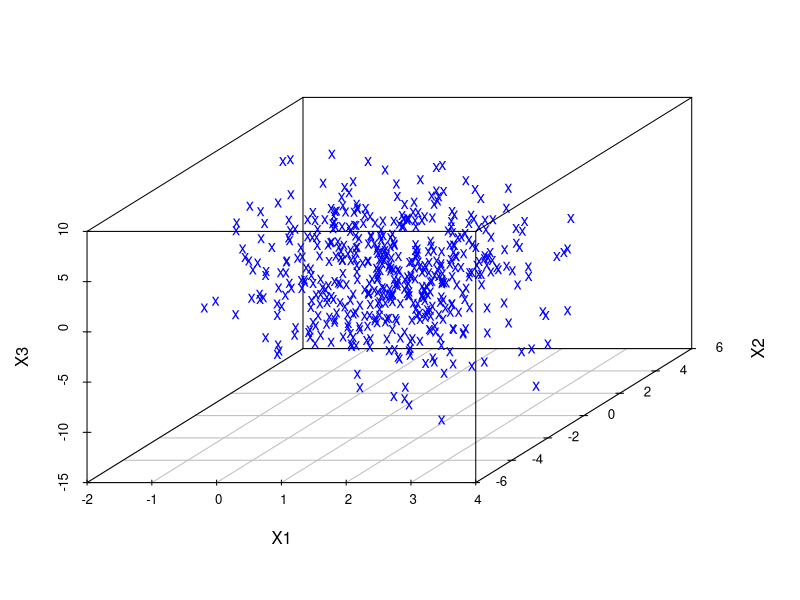
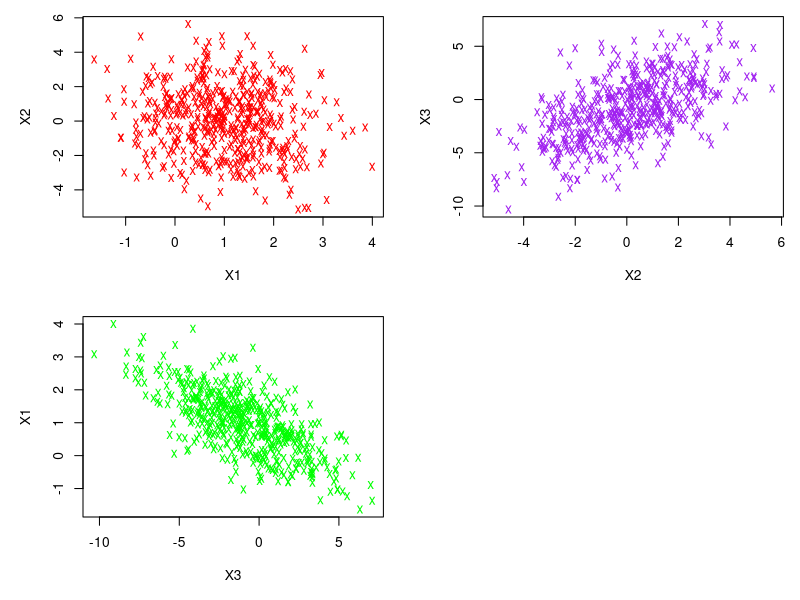
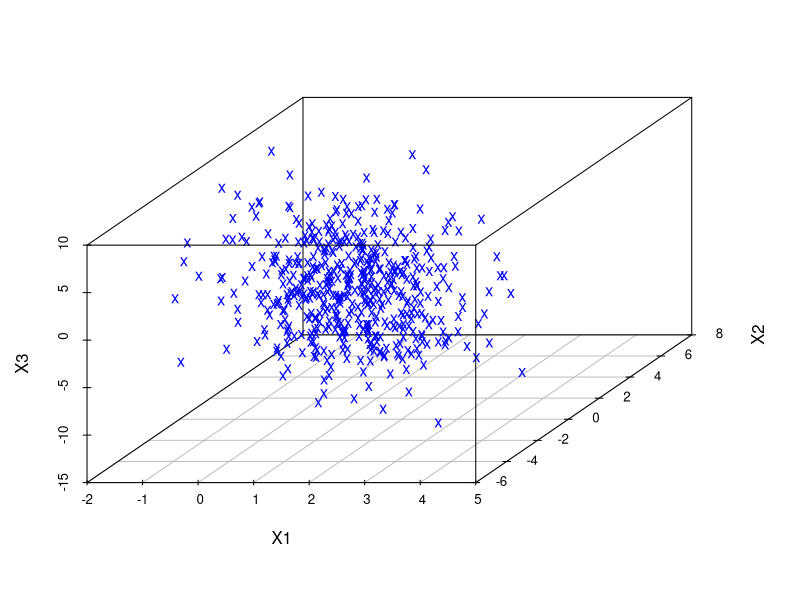

These charts were generated, in order, by the following R code:
# 多変量正規分布
set.seed(123)
### 3変数正規乱数のシミュレーション
n <- 500 # 生成する乱数の個数
mu <- c(1,0,-1) # 平均ベクトル
(Sigma <- matrix(c(1,-0.4,-2.1,
                   -0.4,4,3.6,
                   -2.1,3.6,9),nrow = 3)) # 共分散行列
## 固有値分解
z <- rnorm(3 * n) # 標準正規乱数の生成
z <- matrix(z, 3, n) # 計算しやすくするために行列に変換
r <- eigen(Sigma)
A <- r$vectors %*% diag(sqrt(r$values)) %*% solve(r$vectors)
x <- mu + A %*% z
x <- t(x) # 標準的なデータ形式に交換
colMeans(x) # mu に近い
cov(x) # Sigma に近い
cov2cor(Sigma) # 理論上の相関行列
cor(x) # 理論上のものに近い
install.packages("scatterplot3d")
library(scatterplot3d)
scatterplot3d(x, pch = "x", color = "blue", xlab = "X1",
              ylab = "X2", zlab = "X3") # 3次元散布図
op <- par(mfrow = c(2, 2), # 描画領域を 2x2 に分割
          mar = c(5, 5, 1, 1)) # 余白を調整
plot(x[ ,1:2], pch = "x", xlab = "X1", ylab = "X2",
     col = "red")
plot(x[ ,2:3], pch = "x", xlab = "X2", ylab = "X3",
     col = "purple")
plot(x[ ,c(3,1)], pch = "x", xlab = "X3", ylab = "X1",
     col = "green")
par(op)

## パッケージ MASS の利用
library(MASS)
x <- mvrnorm(n, mu = mu, Sigma = Sigma)
colMeans(x) # mu に近い
scatterplot3d(x, pch = "x", color = "blue", xlab = "X1", ylab = "X2", zlab = "X3")
